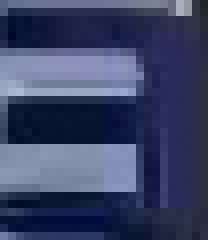
#> input picture pattern/template/ruler.jpg, 26 x 30 px, found by its file name (shown 8 times larger)
$ jupyter execute --allow-errors Untitled.ipynb
#> lines starting #> are read from the running program, lines starting #| are printed output that depends on the picture; after the words box and inside, x2 and y2 are one past the last pixel; in counts of white or black regions, pixels touching at a corner belong together
[cell 1]
import cv2
import numpy as np
import matplotlib.pyplot as plt
import operator

[cell 2]
img = cv2.imread("F:/vinAI/water-level/data/ruler.jpg")
#> img is the input picture: shape (30, 26, 3); mean B, G, R 101.8, 67.3, 58.7
gray = cv2.cvtColor(img, cv2.COLOR_BGR2GRAY)
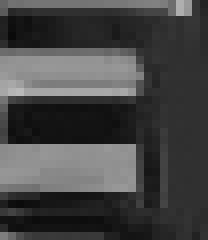
#> gray: shape (30, 26) (shown 8 times larger); min 10, max 185, mean 68.7
gray = cv2.convertScaleAbs(gray)
plt.imshow(gray,cmap='gray')

[cell 3]
sharpeningKernel = np.array(([0, -1, 0],[-1, 7, -1],[0, -1, 0]), dtype="int")
output = cv2.filter2D(gray, -1, sharpeningKernel)
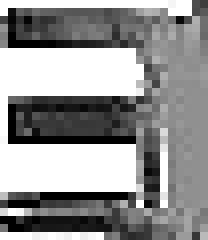
#> output: shape (30, 26) (shown 8 times larger); min 0, max 255, mean 147.2
cv2.imwrite("F:/vinAI/water-level/data/sharpening.jpg",output)
plt.imshow(output,cmap='gray')

[cell 4]
def canny_edge_detection(img, blur_ksize, threshold1, threshold2, skipping_threshold):
#     gray = cv2.cvtColor(img, cv2.COLOR_BGR2GRAY)
    img_gaussian = cv2.GaussianBlur(img,(blur_ksize,blur_ksize),0)
    plt.imshow(img_gaussian)
    plt.show()
    img_canny = cv2.Canny(img_gaussian,threshold1,threshold2)
# [4 lines of commented-out code are left out]
    return img_canny

[cell 5]
img_blur = cv2.GaussianBlur(output,(15,15),0)
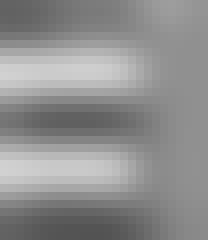
#> img_blur: shape (30, 26) (shown 8 times larger); min 83, max 209, mean 143.1
binary = cv2.adaptiveThreshold(img_blur,255,cv2.ADAPTIVE_THRESH_GAUSSIAN_C,
cv2.THRESH_BINARY,15,5)
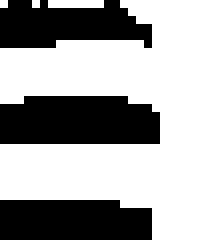
#> binary: shape (30, 26) (shown 8 times larger); 63.1% white; 3 black regions, box (x1, y1, x2, y2) and area: (0, 12, 20, 18) 112, (0, 25, 19, 30) 91, (0, 0, 19, 6) 85
img_canny = canny_edge_detection(binary, 1, 100, 200, 30)
#> in canny_edge_detection, `img_canny = cv2.Canny(img_gaussian,threshold1,threshold2)`:
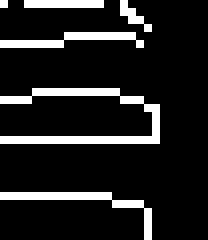
#> img_canny: shape (30, 26) (shown 8 times larger); 12.8% white in thin lines or dots, all inside (x1, y1, x2, y2) = (0, 0, 20, 30)
plt.imshow(img_canny,cmap='gray')
lines = cv2.HoughLinesP(img_canny,rho=1,theta=np.pi/180,threshold=100,minLineLength=50,maxLineGap=70)
#> lines = None
# print(lines)
vertical_lines = np.empty((0,4))
img_vertical = gray.copy()
#> (the rest of this cell did not finish here and is left out)

[cell 6]
#Check direction of a point with respect to a line
LEFT = 1
RIGHT = -1
ZERO = 0

def directionOfPoint(A, B, P):

    global RIGHT, LEFT, ZERO

    # Subtracting co-ordinates of
    # point A from B and P, to
    # make A as origin
    B[0] -= A[0]
    B[1] -= A[1]
    P[0] -= A[0]
    P[1] -= A[1]

    # Determining cross Product
    cross_product = B[0] * P[1] - B[1] * P[0]

    # Return RIGHT if cross product is positive
    if (cross_product > 0):
        return RIGHT

    # Return LEFT if cross product is negative
    if (cross_product < 0):
        return LEFT

    # Return ZERO if cross product is zero
        return ZERO

[cell 7]
img_vertical = cv2.imread("F:/vinAI/water-level/data/vertical.jpg")
#> (the rest of this cell did not finish here and is left out)

# Process horizontal lines

[cell 8]
img_vertical = cv2.imread("F:/vinAI/water-level/data/vertical_remove_background.jpg")
#> (the rest of this cell did not finish here and is left out)

[cell 9]
lines = cv2.HoughLinesP(binary,rho=1,theta=np.pi/180,threshold=30,minLineLength=100,maxLineGap=50)
print(lines)
#| None
horizontal_lines = np.empty((0,4))
#> (the rest of this cell did not finish here and is left out)
